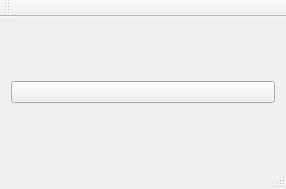
<?xml version="1.0" encoding="UTF-8"?>
<ui version="4.0">
 <class>MainWindow</class>
 <widget class="QMainWindow" name="MainWindow">
  <property name="geometry">
   <rect>
    <x>0</x>
    <y>0</y>
    <width>286</width>
    <height>189</height>
   </rect>
  </property>
  <property name="windowTitle">
   <string>MainWindow</string>
  </property>
  <widget class="QWidget" name="centralWidget">
   <layout class="QHBoxLayout" name="horizontalLayout">
    <item>
     <widget class="ColorButton" name="pushButton">
      <property name="text">
       <string/>
      </property>
     </widget>
    </item>
   </layout>
  </widget>
  <widget class="QMenuBar" name="menuBar">
   <property name="geometry">
    <rect>
     <x>0</x>
     <y>0</y>
     <width>286</width>
     <height>22</height>
    </rect>
   </property>
  </widget>
  <widget class="QToolBar" name="mainToolBar">
   <attribute name="toolBarArea">
    <enum>TopToolBarArea</enum>
   </attribute>
   <attribute name="toolBarBreak">
    <bool>false</bool>
   </attribute>
  </widget>
  <widget class="QStatusBar" name="statusBar"/>
 </widget>
 <layoutdefault spacing="6" margin="11"/>
 <customwidgets>
  <customwidget>
   <class>ColorButton</class>
   <extends>QPushButton</extends>
   <header>colorbutton.h</header>
  </customwidget>
 </customwidgets>
 <resources/>
 <connections/>
</ui>
